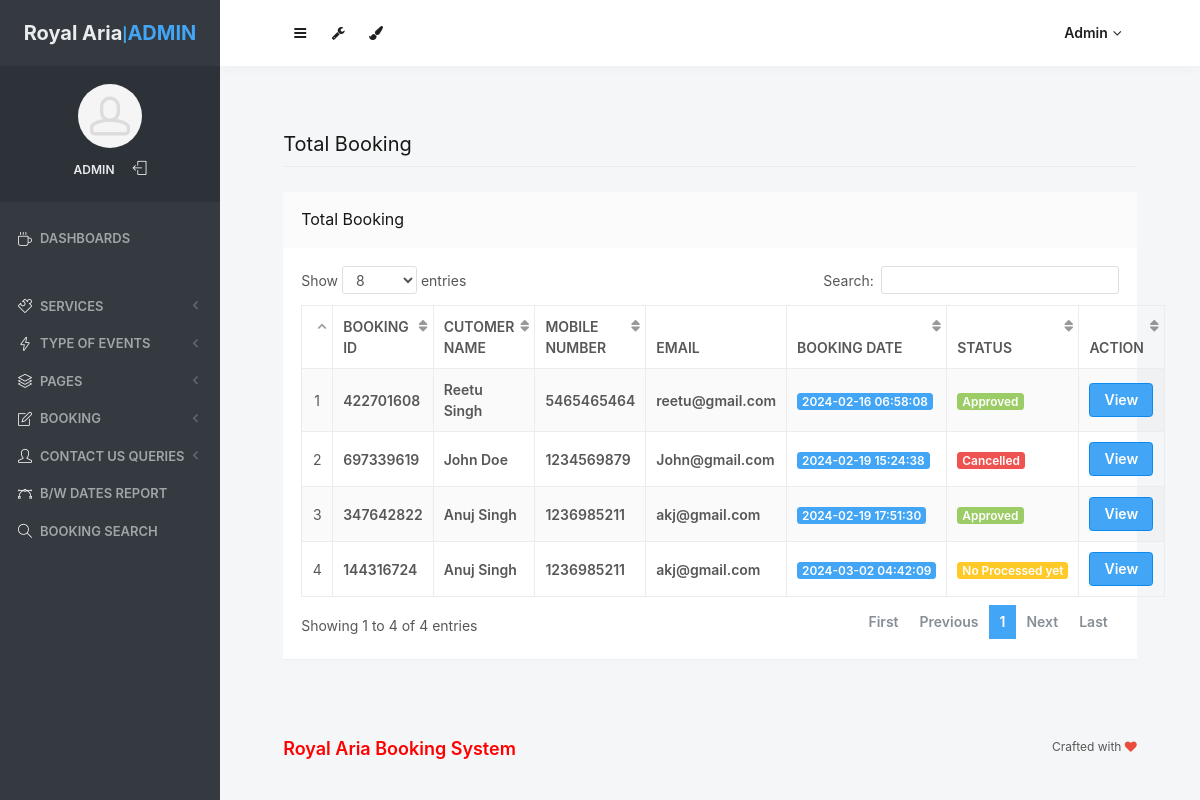
Page /admin/all-booking.php (signed in) on the committed database.
### tables this page shows
CREATE TABLE `tblbooking` (
  `ID` int(10) NOT NULL,
  `BookingID` int(10) DEFAULT NULL,
  `ServiceID` int(10) DEFAULT NULL,
  `UserID` int(5) DEFAULT NULL,
  `BookingFrom` date DEFAULT NULL,
  `BookingTo` date DEFAULT NULL,
  `EventType` varchar(200) DEFAULT NULL,
  `Numberofguest` int(10) DEFAULT NULL,
  `stateId` int(11) DEFAULT NULL,
  `cityName` varchar(255) DEFAULT NULL,
  `Message` mediumtext DEFAULT NULL,
  `BookingDate` timestamp NULL DEFAULT current_timestamp(),
  `Remark` varchar(200) DEFAULT NULL,
  `Status` varchar(200) DEFAULT NULL,
  `UpdationDate` timestamp NULL DEFAULT NULL ON UPDATE current_timestamp()
);

CREATE TABLE `tbluser` (
  `ID` int(10) NOT NULL,
  `FullName` varchar(200) DEFAULT NULL,
  `MobileNumber` bigint(10) DEFAULT NULL,
  `Email` varchar(200) DEFAULT NULL,
  `Password` varchar(200) DEFAULT NULL,
  `RegDate` timestamp NULL DEFAULT current_timestamp()
);

### admin/all-booking.php (the view, shortened to what this page needs)
<?php
include('includes/dbconnection.php');
if (strlen($_SESSION['odmsaid']==0)) {
  header('location:logout.php');
  } else{
  ?>
<!doctype html>
<html lang="en" class="no-focus">
    <head>
        <link rel="stylesheet" href="assets/js/plugins/datatables/dataTables.bootstrap4.min.css">
        <link rel="stylesheet" id="css-main" href="assets/css/codebase.min.css">
    </head>
    <body>
        <div id="page-container" class="sidebar-o sidebar-inverse side-scroll page-header-fixed main-content-narrow">
           <?php include_once('includes/sidebar.php');?>
          <?php include_once('includes/header.php');?>
            <main id="main-container">
                <div class="content">
                    <h2 class="content-heading">Total Booking</h2>
                    <div class="block">
                        <div class="block-header block-header-default">
                            <h3 class="block-title">Total Booking</h3>
                        </div>
                        <div class="block-content block-content-full">
                            <table class="table table-bordered table-striped table-vcenter js-dataTable-full-pagination">
                                <thead>
                                    <tr>
                                        <th class="text-center"></th>
                                        <th>Booking ID</th>
                                        <th class="d-none d-sm-table-cell">Cutomer Name</th>
                                        <th class="d-none d-sm-table-cell">Mobile Number</th>
                                        <th class="d-none d-sm-table-cell">Email</th>
                                        <th class="d-none d-sm-table-cell">Booking Date</th>
                                        <th class="d-none d-sm-table-cell">Status</th>
                                        <th class="d-none d-sm-table-cell" style="width: 15%;">Action</th>
                                       </tr>
                                </thead>
                                <tbody>
                                    <?php
$sql="SELECT tbluser.FullName,tbluser.MobileNumber,tbluser.Email,tblbooking.ID as bid,tblbooking.BookingID,tblbooking.BookingDate,tblbooking.Status,tblbooking.ID from tblbooking join tbluser on tbluser.ID=tblbooking.UserID";
$query = $dbh -> prepare($sql);
$query->execute();
$results=$query->fetchAll(PDO::FETCH_OBJ);
$cnt=1;
if($query->rowCount() > 0)
{
foreach($results as $row)
{               ?>
                           <tr>
                                        <td class="text-center"><?php echo htmlentities($cnt);?></td>
                                        <td class="font-w600"><?php  echo htmlentities($row->BookingID);?></td>
                                        <td class="font-w600"><?php  echo htmlentities($row->FullName);?></td>
                                        <td class="font-w600"><?php  echo htmlentities($row->MobileNumber);?></td>
                                        <td class="font-w600"><?php  echo htmlentities($row->Email);?></td>
                                        <td class="font-w600">
                                            <span class="badge badge-primary"><?php  echo htmlentities($row->BookingDate);?></span>
                                        </td>
                                        <?php $fstatus=$row->Status; ?>
                     <td class="font-w600"> <?php if($fstatus==''):?>
                          <span class="badge badge-warning">No Processed yet</span>
                      <?php elseif($fstatus=='Approved'):?>
                         <span class="badge badge-success"><?php echo $fstatus;?></span>
                          <?php elseif($fstatus=='Cancelled'):?>
                            <span class="badge badge-danger"><?php echo $fstatus;?></span>
                        <?php endif;?>
                     </td>
                                         <td class="d-none d-sm-table-cell"><a href="view-booking-detail.php?editid=<?php echo htmlentities ($row->bid);?>&&bookingid=<?php echo htmlentities ($row->BookingID);?>" class="btn btn-primary" target="_blank">View</a></td>
                                    </tr>
                                    <?php $cnt=$cnt+1;}} ?>
                                </tbody>
                            </table>
                        </div>
                    </div>
                </div>
            </main>
           <?php include_once('includes/footer.php');?>
        </div>
    </body>
</html>
<?php }  ?>

### admin/includes/sidebar.php (shortened to what this page needs)
     <?php
include('includes/dbconnection.php');
if (strlen($_SESSION['odmsaid']==0)) {
  header('location:logout.php');
  } else{
  ?>
   <nav id="sidebar">
                <div id="sidebar-scroll">
                    <div class="sidebar-content">
                        <div class="content-header content-header-fullrow px-15">
                            <div class="content-header-section text-center align-parent sidebar-mini-hidden">
                                <div class="content-header-item">
                                    <a class="link-effect font-w700" href="dashboard.php">
                                        <span class="font-size-xl text-dual-primary-dark">Royal Aria</span>|<span class="font-size-xl text-primary">ADMIN</span>
                                    </a>
                                </div>
                            </div>
                        </div>
                        <div class="content-side content-side-full content-side-user px-10 align-parent">
                            <div class="sidebar-mini-hidden-b text-center">
                                <a class="img-link" href="dashboard.php">
                                    <img class="img-avatar" src="assets/img/avatars/avatar15.jpg" alt="">
                                </a>
                                <ul class="list-inline mt-10">
                                    <?php
$aid=$_SESSION['odmsaid'];
$sql="SELECT AdminName from  tbladmin where ID=:aid";
$query = $dbh -> prepare($sql);
$query->bindParam(':aid',$aid,PDO::PARAM_STR);
$query->execute();
$results=$query->fetchAll(PDO::FETCH_OBJ);
$cnt=1;
if($query->rowCount() > 0)
{
foreach($results as $row)
{               ?>
                                    <li class="list-inline-item">
                                        <a class="link-effect text-dual-primary-dark font-size-xs font-w600 text-uppercase" href="admin-profile.php"><?php  echo $row->AdminName;?></a>
                                    </li><?php $cnt=$cnt+1;}} ?>
                                    <li class="list-inline-item">
                                        <a class="link-effect text-dual-primary-dark" href="logout.php">
                                            <i class="si si-logout"></i>
                                        </a>
                                    </li>
                                </ul>
                            </div>
                        </div>
                        <div class="content-side content-side-full">
                            <ul class="nav-main">
                                <li class="open">
                                    <a href="dashboard.php"><i class="si si-cup"></i><span class="sidebar-mini-hide">Dashboards</span></a>
                                </li>
                                <li class="nav-main-heading"><span class="sidebar-mini-visible">UI</span><span class="sidebar-mini-hidden"></span></li>
                                <li>
                                    <a class="nav-submenu" data-toggle="nav-submenu"><i class="si si-puzzle"></i><span class="sidebar-mini-hide"></span>Services</a>
                                </li>
                                <li>
                                    <a class="nav-submenu" data-toggle="nav-submenu" href="#"><i class="si si-energy"></i><span class="sidebar-mini-hide">Type of Events</span></a>
                                </li>
                                <li>
                                    <a class="nav-submenu" data-toggle="nav-submenu" href="#"><i class="si si-layers"></i><span class="sidebar-mini-hide">Pages</span></a>
                                </li>
                                <li>
                                    <a class="nav-submenu" data-toggle="nav-submenu" href="#"><i class="si si-note"></i><span class="sidebar-mini-hide">Booking</span></a>
                                </li>
                                <li>
                                    <a class="nav-submenu" data-toggle="nav-submenu" href="#"><i class="si si-user"></i><span class="sidebar-mini-hide">Contact Us Queries</span></a>
                                </li>
                                <li>
                                    <a  href="between-dates-report.php"><i class="si si-vector"></i><span class="sidebar-mini-hide">B/w Dates Report</span></a>
                                </li>
                     <li>
                                    <a href="booking-search.php"><i class="si si-magnifier"></i><span class="sidebar-mini-hide">Booking Search</span></a>
                                </li>
                            </ul>
                        </div>
                    </div>
                </div>
            </nav>
           <?php }  ?>

### admin/includes/header.php (shortened to what this page needs)
   <?php
include('includes/dbconnection.php');
if (strlen($_SESSION['odmsaid']==0)) {
  header('location:logout.php');
  } else{
  ?>
            <header id="page-header">
                <div class="content-header">
                    <div class="content-header-section">
                        <button type="button" class="btn btn-circle btn-dual-secondary" data-toggle="layout" data-action="sidebar_toggle">
                            <i class="fa fa-navicon"></i>
                        </button>
                        <div class="btn-group" role="group">
                            <button type="button" class="btn btn-circle btn-dual-secondary" id="page-header-options-dropdown" data-toggle="dropdown" aria-haspopup="true" aria-expanded="false">
                                <i class="fa fa-wrench"></i>
                            </button>
                        </div>
                        <div class="btn-group" role="group">
                            <button type="button" class="btn btn-circle btn-dual-secondary" id="page-header-themes-dropdown" data-toggle="dropdown" aria-haspopup="true" aria-expanded="false">
                                <i class="fa fa-paint-brush"></i>
                            </button>
                        </div>
                    </div>
                    <div class="content-header-section">
                        <div class="btn-group" role="group">
                            <?php
$aid=$_SESSION['odmsaid'];
$sql="SELECT AdminName from  tbladmin where ID=:aid";
$query = $dbh -> prepare($sql);
$query->bindParam(':aid',$aid,PDO::PARAM_STR);
$query->execute();
$results=$query->fetchAll(PDO::FETCH_OBJ);
$cnt=1;
if($query->rowCount() > 0)
{
foreach($results as $row)
{               ?>
                            <button type="button" class="btn btn-rounded btn-dual-secondary" id="page-header-user-dropdown" data-toggle="dropdown" aria-haspopup="true" aria-expanded="false">
                                <?php  echo $row->AdminName;?><i class="fa fa-angle-down ml-5"></i>
                            </button>
                            <?php $cnt=$cnt+1;}} ?>
                        </div>
                    </div>
                </div>
            </header>
            <?php }  ?>

### admin/includes/footer.php
<footer id="page-footer" class="opacity-0">
    <div class="content py-20 font-size-xs clearfix">
        <div class="float-right">
            Crafted with <i class="fa fa-heart text-pulse"></i>
        </div>
        <div class="float-left">
           <h5 style="color: red"> Royal Aria Booking System </h5>
        </div>
    </div>
</footer>

### rows in the picture
tblbooking: BookingID "422701608", UserID.FullName "Reetu Singh", UserID.MobileNumber "5465465464", UserID.Email "reetu@gmail.com", BookingDate "2024-02-16 06:58:08", Status "Approved"
tblbooking: BookingID "697339619", UserID.FullName "John Doe", UserID.MobileNumber "1234569879", UserID.Email "John@gmail.com", BookingDate "2024-02-19 15:24:38", Status "Cancelled"
tblbooking: BookingID "347642822", UserID.FullName "Anuj Singh", UserID.MobileNumber "1236985211", UserID.Email "akj@gmail.com", BookingDate "2024-02-19 17:51:30", Status "Approved"
tblbooking: BookingID "144316724", UserID.FullName "Anuj Singh", UserID.MobileNumber "1236985211", UserID.Email "akj@gmail.com", BookingDate "2024-03-02 04:42:09", shows "No Processed yet"

### other values in the picture
$row->AdminName "ADMIN"
$row->AdminName "Admin"
